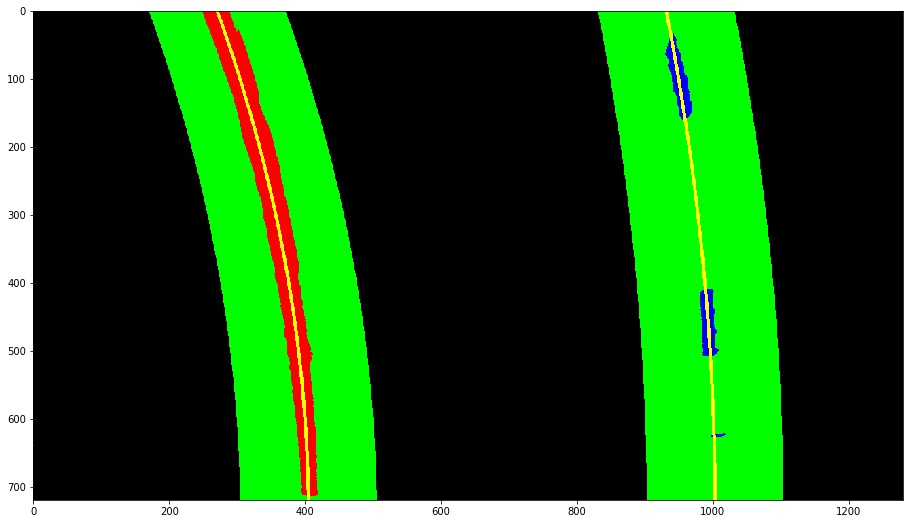
#> input picture examples/lane_margin.jpg, 913 x 524 px; its folder holds only this picture in this run
$ python -i pipeline.py   (imports and definitions only)   (older library calls are emulated)
#> lines starting #> are read from the running program, lines starting #| are printed output that depends on the picture
"""
Module containing functions for the entire image transformation pipeline. This assumes that the camera has already been calibrated
"""

import os
import cv2
import numpy as np
import matplotlib.pyplot as plt
import matplotlib.image as mpimg
import pickle
import glob

# def undistort_image(img, mtx, dist):
#     dst = cv2.undistort(img, mtx, dist, None, mtx)
#     return dst
hls_dict = dict(H=0, L=1, S=2)
rgb_dict = dict(R=0, G=1, B=2)
luv_dict = dict(l=0, u=1, v=2)

# [8 lines left out: function perspective_transform, not called in this run]


def sobel_filter(img, orient="x", sobel_kernel=3):
#> called with orient = 'x', sobel_kernel = 3
    gray = cv2.cvtColor(img, cv2.COLOR_RGB2GRAY)
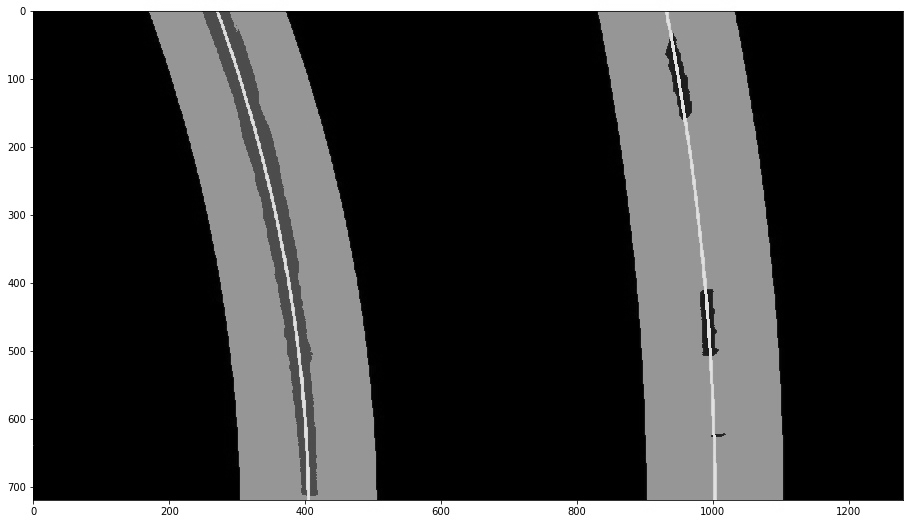
#> gray: shape (524, 913); min 0, max 255, mean 67.8
    # Take the derivative in x or y given orient = 'x' or 'y'
    if orient=="x":
        sobel = cv2.Sobel(gray, cv2.CV_64F, 1, 0, ksize=sobel_kernel)
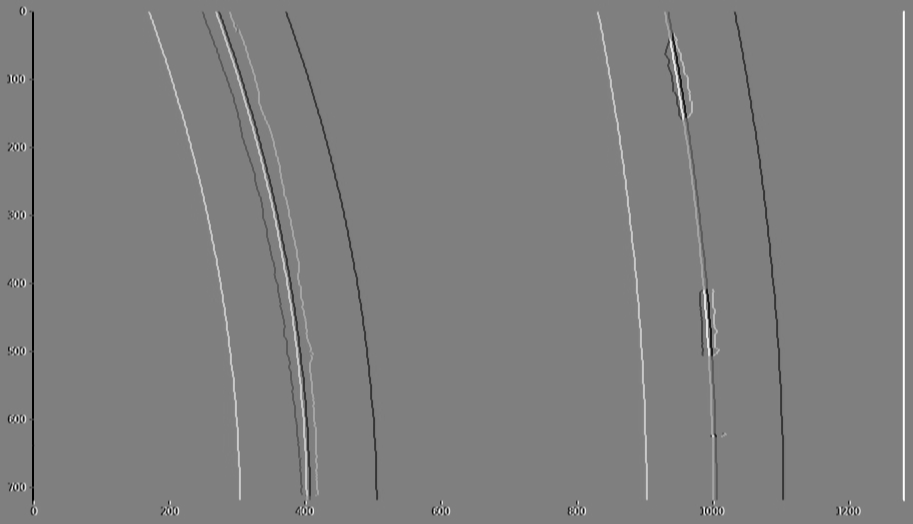
#> sobel: shape (524, 913) float64; min -1020, max 1020, mean 0; drawn with min black and max white
    elif orient=="y":
        sobel = cv2.Sobel(gray, cv2.CV_64F, 0, 1, ksize=sobel_kernel)
    else:
        raise ValueError("orient has to be x or y!!!")
    return sobel

# Can be implemented via property?
# [192 lines left out: functions abs_sobel_thresh, mag_thresh, dir_thresh, hls_thresh, rgb_thresh, luv_thresh and 4 more, not called in this run]


def find_lanes_restart():
    pass


# [42 lines left out: functions measure_curvature_pixels, measure_curvature_real, not called in this run]

>>> import cv2
>>> picture = cv2.cvtColor(cv2.imread('examples/lane_margin.jpg'), cv2.COLOR_BGR2RGB)
>>> result = sobel_filter(picture)

$ run again, on examples/sliding_windows.jpg
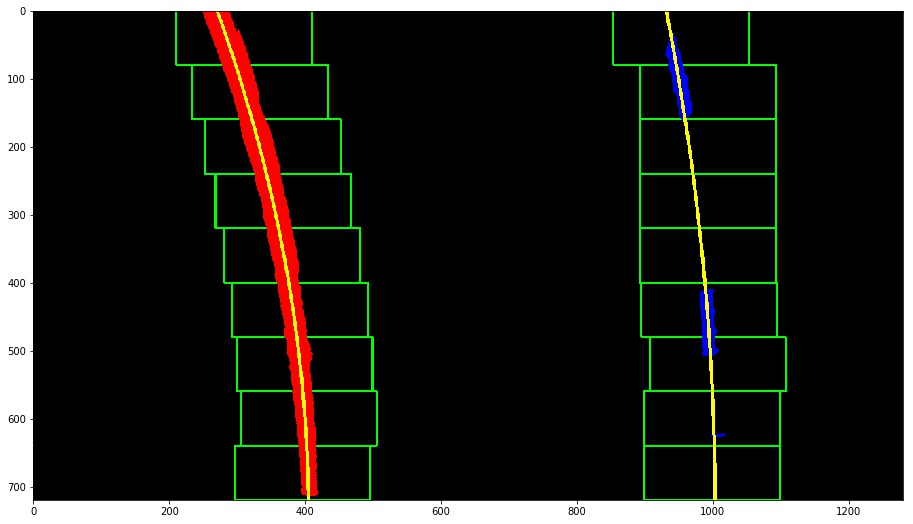
#> input picture examples/sliding_windows.jpg, 913 x 524 px
#> in sobel_filter, `gray = cv2.cvtColor(img, cv2.COLOR_RGB2GRAY)`:
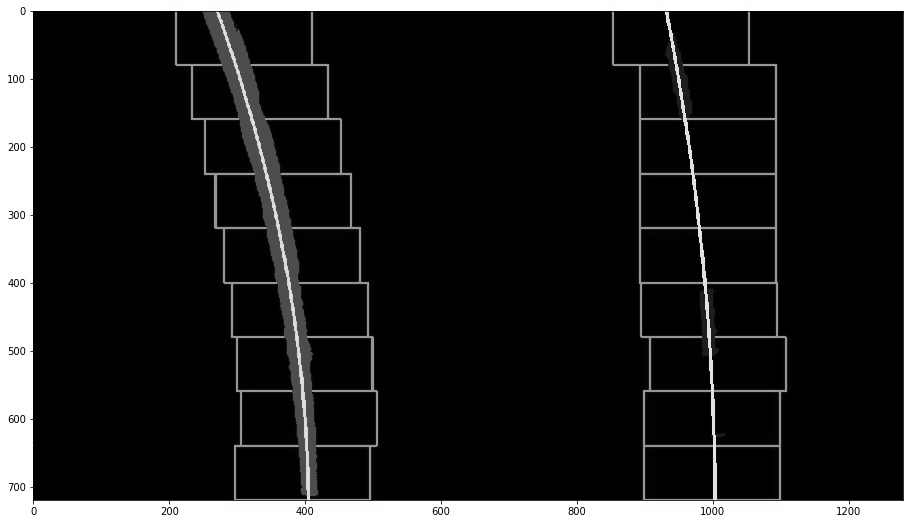
#> gray: shape (524, 913); min 0, max 255, mean 33.7
#> in sobel_filter, `sobel = cv2.Sobel(gray, cv2.CV_64F, 1, 0, ksize=sobel_kernel)`:
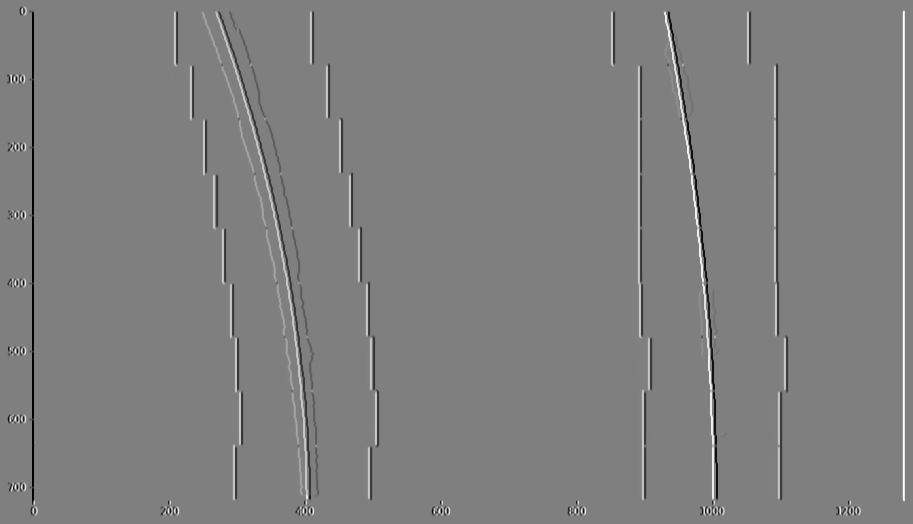
#> sobel: shape (524, 913) float64; min -1020, max 1020, mean 0; drawn with min black and max white
